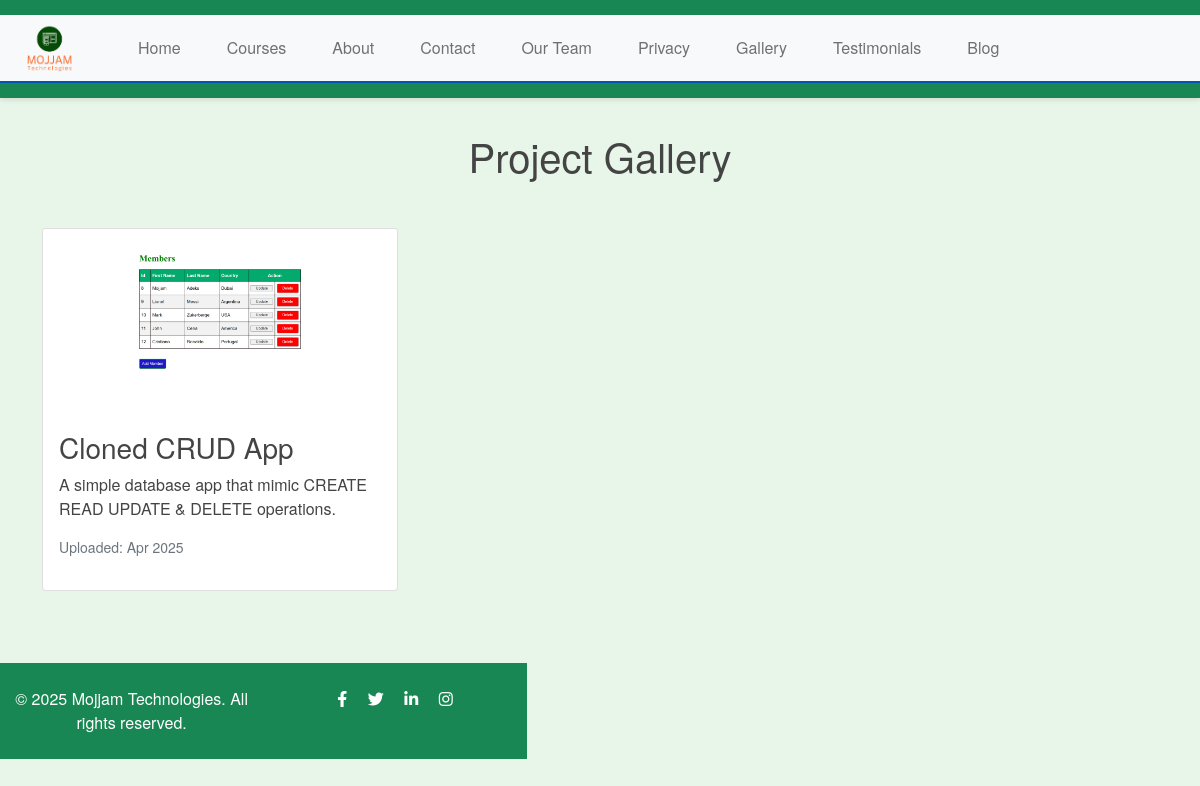
Page /gallery/ on the committed database.
### app/models.py (models this page shows, shortened)
class Gallery(models.Model):
    title = models.CharField(max_length=200)
    image = models.ImageField(upload_to='gallery/')
    description = models.TextField(blank=True)
    uploaded_at = models.DateTimeField(auto_now_add=True)

### app/views.py (the view)
# urls.py: path('gallery/', gallery, name='gallery'),
def gallery(request):
    dummy_gallery = [
        {'title': 'Event 1', 'description': 'Our first event'},
        {'title': 'Workshop', 'description': 'Learning session'}
    ]
    real_gallery = Gallery.objects.all().order_by('-uploaded_at')
    return render(request, 'gallery.html', {
        'dummy_gallery': dummy_gallery,
        'real_gallery': real_gallery
    })

### app/context_processors.py (called while the page is built)
def current_year(request):
    return {
        'current_year': datetime.now().year
    }

### app/templates/gallery.html (shortened to what this page needs)
{% extends 'base.html' %} {% load static %} {% block content %}
<div class="container my-5">
  <h1 class="text-center mb-5">Project Gallery</h1>
  <div class="row">
     {% for item in real_gallery %}
    <div class="col-md-4 mb-4">
      <div class="card h-100">
        <img
          src="{{ item.image.url }}"
          class="card-img-top"
          alt="{{ item.title }}"
        />
        <div class="card-body">
          <h3 class="card-title">{{ item.title }}</h3>
          <p class="card-text">{{ item.description|truncatewords:15 }}</p>
          <p class="text-muted small">
            Uploaded: {{ item.uploaded_at|date:"M Y" }}
          </p>
        </div>
      </div>
    </div>
    {% empty %}
    <div class="col-12">
      <div class="alert alert-info text-center">
        No gallery items yet. Check back soon for student projects!
      </div>
    </div>
    {% endfor %}
  </div>
</div>
{% endblock %}

### app/static/css/style.css (style rules this page uses)
body { font-family: "Helvetica Neue", Arial, sans-serif; margin: 0; padding: 60px 0 50px; background-color: #e8f5e9; color: #444; }

### rows in the picture
Gallery: image (picture), title "Cloned CRUD App", description "A simple database app that mimic CREATE READ UPDATE & DELETE operations.", uploaded_at "Apr 2025"
